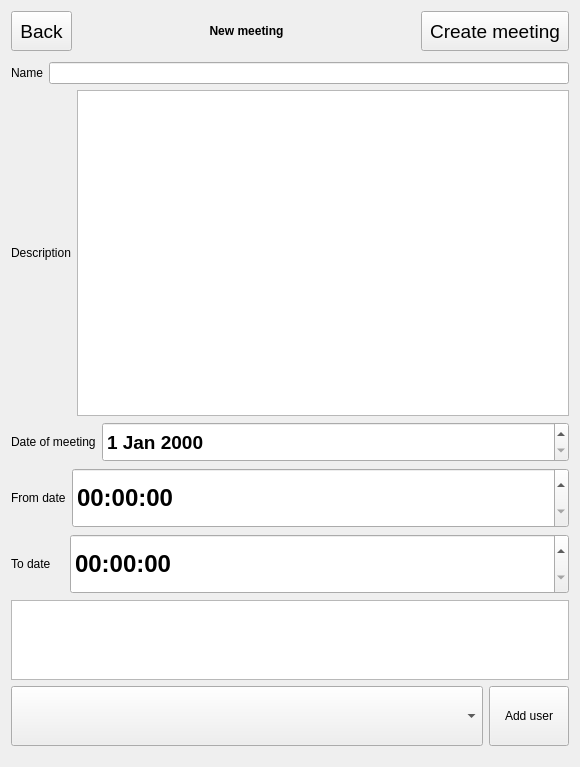
<?xml version="1.0" encoding="UTF-8"?>
<ui version="4.0">
 <class>NewMeetingDialog</class>
 <widget class="QWidget" name="NewMeetingDialog">
  <property name="geometry">
   <rect>
    <x>0</x>
    <y>0</y>
    <width>580</width>
    <height>767</height>
   </rect>
  </property>
  <property name="windowTitle">
   <string>Form</string>
  </property>
  <layout class="QVBoxLayout" name="verticalLayout">
   <item>
    <layout class="QHBoxLayout" name="horizontalLayout">
     <item>
      <widget class="QToolButton" name="toolButton">
       <property name="minimumSize">
        <size>
         <width>0</width>
         <height>40</height>
        </size>
       </property>
       <property name="font">
        <font>
         <family>Arial</family>
         <pointsize>14</pointsize>
        </font>
       </property>
       <property name="text">
        <string>Back</string>
       </property>
      </widget>
     </item>
     <item>
      <widget class="QLabel" name="label">
       <property name="font">
        <font>
         <weight>75</weight>
         <bold>true</bold>
        </font>
       </property>
       <property name="text">
        <string>New meeting</string>
       </property>
       <property name="alignment">
        <set>Qt::AlignCenter</set>
       </property>
      </widget>
     </item>
     <item>
      <widget class="QToolButton" name="toolButton_2">
       <property name="minimumSize">
        <size>
         <width>0</width>
         <height>40</height>
        </size>
       </property>
       <property name="font">
        <font>
         <family>Arial</family>
         <pointsize>14</pointsize>
        </font>
       </property>
       <property name="text">
        <string>Create meeting</string>
       </property>
      </widget>
     </item>
    </layout>
   </item>
   <item>
    <spacer name="verticalSpacer_2">
     <property name="orientation">
      <enum>Qt::Vertical</enum>
     </property>
     <property name="sizeType">
      <enum>QSizePolicy::Fixed</enum>
     </property>
     <property name="sizeHint" stdset="0">
      <size>
       <width>20</width>
       <height>5</height>
      </size>
     </property>
    </spacer>
   </item>
   <item>
    <layout class="QHBoxLayout" name="horizontalLayout_2">
     <item>
      <widget class="QLabel" name="label_2">
       <property name="text">
        <string>Name</string>
       </property>
      </widget>
     </item>
     <item>
      <widget class="QLineEdit" name="nmName"/>
     </item>
    </layout>
   </item>
   <item>
    <layout class="QHBoxLayout" name="horizontalLayout_3">
     <item>
      <widget class="QLabel" name="label_3">
       <property name="text">
        <string>Description</string>
       </property>
      </widget>
     </item>
     <item>
      <widget class="QPlainTextEdit" name="nmDesc"/>
     </item>
    </layout>
   </item>
   <item>
    <layout class="QHBoxLayout" name="horizontalLayout_4">
     <item>
      <widget class="QLabel" name="label_4">
       <property name="sizePolicy">
        <sizepolicy hsizetype="Fixed" vsizetype="Preferred">
         <horstretch>0</horstretch>
         <verstretch>0</verstretch>
        </sizepolicy>
       </property>
       <property name="text">
        <string>Date of meeting</string>
       </property>
      </widget>
     </item>
     <item>
      <widget class="QDateEdit" name="nmDate">
       <property name="minimumSize">
        <size>
         <width>0</width>
         <height>40</height>
        </size>
       </property>
       <property name="font">
        <font>
         <family>Arial</family>
         <pointsize>14</pointsize>
         <weight>75</weight>
         <bold>true</bold>
        </font>
       </property>
      </widget>
     </item>
    </layout>
   </item>
   <item>
    <layout class="QHBoxLayout" name="horizontalLayout_5">
     <item>
      <widget class="QLabel" name="label_5">
       <property name="sizePolicy">
        <sizepolicy hsizetype="Fixed" vsizetype="Preferred">
         <horstretch>0</horstretch>
         <verstretch>0</verstretch>
        </sizepolicy>
       </property>
       <property name="text">
        <string>From date</string>
       </property>
      </widget>
     </item>
     <item>
      <widget class="QTimeEdit" name="nmFrom">
       <property name="minimumSize">
        <size>
         <width>0</width>
         <height>60</height>
        </size>
       </property>
       <property name="font">
        <font>
         <family>Arial</family>
         <pointsize>18</pointsize>
         <weight>75</weight>
         <bold>true</bold>
        </font>
       </property>
      </widget>
     </item>
    </layout>
   </item>
   <item>
    <layout class="QHBoxLayout" name="horizontalLayout_7">
     <item>
      <widget class="QLabel" name="label_6">
       <property name="sizePolicy">
        <sizepolicy hsizetype="Fixed" vsizetype="Preferred">
         <horstretch>0</horstretch>
         <verstretch>0</verstretch>
        </sizepolicy>
       </property>
       <property name="text">
        <string>To date    </string>
       </property>
      </widget>
     </item>
     <item>
      <widget class="QTimeEdit" name="nmTo">
       <property name="minimumSize">
        <size>
         <width>0</width>
         <height>60</height>
        </size>
       </property>
       <property name="font">
        <font>
         <family>Arial</family>
         <pointsize>18</pointsize>
         <weight>75</weight>
         <bold>true</bold>
        </font>
       </property>
      </widget>
     </item>
    </layout>
   </item>
   <item>
    <widget class="QListWidget" name="nmUsersSel">
     <property name="sizePolicy">
      <sizepolicy hsizetype="Expanding" vsizetype="Fixed">
       <horstretch>0</horstretch>
       <verstretch>0</verstretch>
      </sizepolicy>
     </property>
     <property name="minimumSize">
      <size>
       <width>0</width>
       <height>20</height>
      </size>
     </property>
     <property name="maximumSize">
      <size>
       <width>16777215</width>
       <height>80</height>
      </size>
     </property>
    </widget>
   </item>
   <item>
    <layout class="QHBoxLayout" name="horizontalLayout_8">
     <item>
      <widget class="QComboBox" name="nmUsers">
       <property name="minimumSize">
        <size>
         <width>0</width>
         <height>60</height>
        </size>
       </property>
      </widget>
     </item>
     <item>
      <widget class="QPushButton" name="pushButton">
       <property name="sizePolicy">
        <sizepolicy hsizetype="Fixed" vsizetype="Fixed">
         <horstretch>0</horstretch>
         <verstretch>0</verstretch>
        </sizepolicy>
       </property>
       <property name="minimumSize">
        <size>
         <width>0</width>
         <height>60</height>
        </size>
       </property>
       <property name="text">
        <string>Add user</string>
       </property>
      </widget>
     </item>
    </layout>
   </item>
   <item>
    <spacer name="verticalSpacer">
     <property name="orientation">
      <enum>Qt::Vertical</enum>
     </property>
     <property name="sizeType">
      <enum>QSizePolicy::Fixed</enum>
     </property>
     <property name="sizeHint" stdset="0">
      <size>
       <width>20</width>
       <height>10</height>
      </size>
     </property>
    </spacer>
   </item>
  </layout>
 </widget>
 <resources/>
 <connections/>
</ui>
